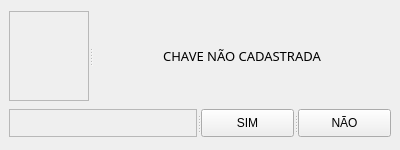
<?xml version="1.0" encoding="UTF-8"?>
<ui version="4.0">
 <class>DialogiEstoqueEntrada</class>
 <widget class="QMainWindow" name="DialogiEstoqueEntrada">
  <property name="geometry">
   <rect>
    <x>0</x>
    <y>0</y>
    <width>400</width>
    <height>150</height>
   </rect>
  </property>
  <property name="minimumSize">
   <size>
    <width>400</width>
    <height>150</height>
   </size>
  </property>
  <property name="maximumSize">
   <size>
    <width>400</width>
    <height>150</height>
   </size>
  </property>
  <property name="windowTitle">
   <string>Dialog</string>
  </property>
  <widget class="QWidget" name="centralwidget">
   <layout class="QVBoxLayout" name="verticalLayout">
    <item>
     <widget class="QSplitter" name="splitter">
      <property name="orientation">
       <enum>Qt::Horizontal</enum>
      </property>
      <widget class="QFrame" name="frame">
       <property name="sizePolicy">
        <sizepolicy hsizetype="Preferred" vsizetype="Preferred">
         <horstretch>0</horstretch>
         <verstretch>1</verstretch>
        </sizepolicy>
       </property>
       <property name="minimumSize">
        <size>
         <width>60</width>
         <height>60</height>
        </size>
       </property>
       <property name="maximumSize">
        <size>
         <width>80</width>
         <height>90</height>
        </size>
       </property>
       <property name="styleSheet">
        <string notr="true">background-image: url(:/dialog/estoque/Alert.png);
background-position:center;
background-repeat: no-repeat;</string>
       </property>
       <property name="frameShape">
        <enum>QFrame::StyledPanel</enum>
       </property>
       <property name="frameShadow">
        <enum>QFrame::Raised</enum>
       </property>
      </widget>
      <widget class="QLabel" name="LabelDialogMsg">
       <property name="sizePolicy">
        <sizepolicy hsizetype="Preferred" vsizetype="Preferred">
         <horstretch>0</horstretch>
         <verstretch>1</verstretch>
        </sizepolicy>
       </property>
       <property name="font">
        <font>
         <family>Asap</family>
         <pointsize>10</pointsize>
        </font>
       </property>
       <property name="text">
        <string>CHAVE NÃO CADASTRADA</string>
       </property>
       <property name="scaledContents">
        <bool>false</bool>
       </property>
       <property name="alignment">
        <set>Qt::AlignCenter</set>
       </property>
       <property name="wordWrap">
        <bool>true</bool>
       </property>
      </widget>
     </widget>
    </item>
    <item>
     <widget class="QSplitter" name="splitter_2">
      <property name="orientation">
       <enum>Qt::Horizontal</enum>
      </property>
      <widget class="QFrame" name="frame_2">
       <property name="frameShape">
        <enum>QFrame::StyledPanel</enum>
       </property>
       <property name="frameShadow">
        <enum>QFrame::Raised</enum>
       </property>
      </widget>
      <widget class="QPushButton" name="pushButtonSim">
       <property name="maximumSize">
        <size>
         <width>93</width>
         <height>28</height>
        </size>
       </property>
       <property name="text">
        <string>SIM</string>
       </property>
      </widget>
      <widget class="QPushButton" name="pushButtonNao">
       <property name="maximumSize">
        <size>
         <width>93</width>
         <height>28</height>
        </size>
       </property>
       <property name="text">
        <string>NÃO</string>
       </property>
      </widget>
     </widget>
    </item>
   </layout>
  </widget>
 </widget>
 <resources>
  <include location="IconAlert.qrc"/>
 </resources>
 <connections/>
</ui>
